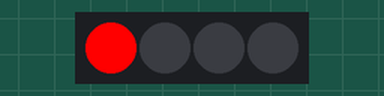
Simulated run of this sketch. Board: Arduino Uno, built with avr-gcc and run on an emulated ATmega328P. Parts: 4 RGB LEDs in strip order, left to right.

Above: at 0.15 s.
At 0.45 s:
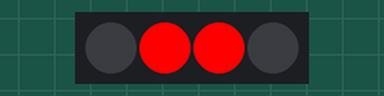
At 1.05 s:
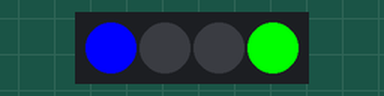
At 1.96 s:
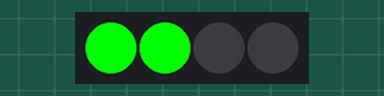
At 2.57 s:
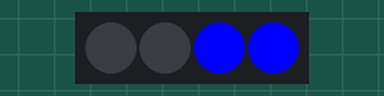
Timing chart, 0 to 3.0 s (numbered marks = the images above):
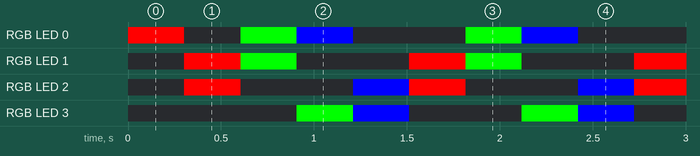

The sketch:

dc916_test0_partymode.ino
```cpp
/*****
 * Simple Party Mode test for the DC916 badge.
 *
 * Is a *slightly* modified version of Adafruit's DotStar library strand test example.
 */

#include <Adafruit_DotStar.h>
#include <SPI.h>

#define NUMPIXELS 4

Adafruit_DotStar strip = Adafruit_DotStar(NUMPIXELS);

void setup() {
  strip.begin();
  strip.show();
}

int      head  = 0, tail = -10; // Index of first 'on' and 'off' pixels
uint32_t color = 0xFF0000;      // 'On' color (starts red)

void loop() {

  strip.setPixelColor(head, color); // 'On' pixel at head
  strip.setPixelColor(tail, 0);     // 'Off' pixel at tail
  strip.show();                     // Refresh strip
  delay(20);                        // Pause 20 milliseconds (~50 FPS)

  if(++head >= NUMPIXELS) {         // Increment head index.  Off end of strip?
    head = 0;                       //  Yes, reset head index to start
    if((color >>= 8) == 0)          //  Next color (R->G->B) ... past blue now?
      color = 0xFF0000;             //   Yes, reset to red
  }
  if(++tail >= NUMPIXELS) tail = 0; // Increment, reset tail index
}
```

Measured:
- by itself, RGB LED 1: repeats every 1.2 s: RGB(0, 255, 0) 0.30 s, off 0.60 s, RGB(255, 0, 0) 0.30 s
- by itself, RGB LED 2: repeats every 1.2 s: off 0.60 s, RGB(0, 0, 255) 0.30 s, RGB(255, 0, 0) 0.30 s
- by itself, RGB LED 3: repeats every 1.2 s: RGB(0, 0, 255) 0.30 s, off 0.60 s, RGB(0, 255, 0) 0.30 s
- by itself, RGB LED 0: off → RGB(255, 0, 0) at 0.00 s, → off 0.30 s later, → RGB(0, 255, 0) 0.30 s later, → RGB(0, 0, 255) 0.30 s later, … (101 changes in this stretch)
